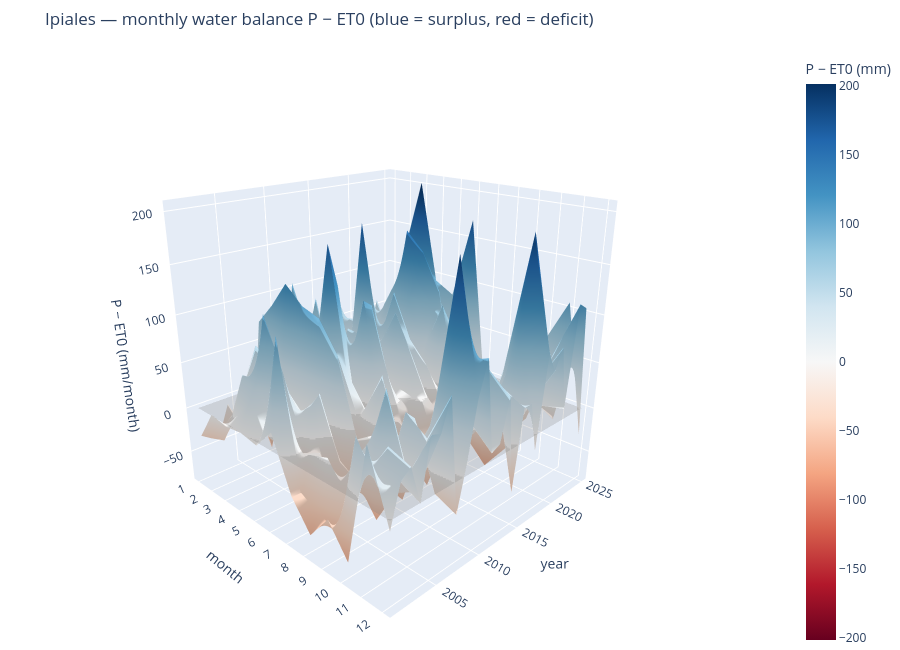

The notebook cell this image was saved under:
### Markdown cell above
## 3 · Water-balance surface: P − ET0 (Ipiales)

Same layout, but the height is **rain minus reference evapotranspiration** (ET0, FAO-56 Penman–Monteith, from `climate_tools`). Above the grey plane (zero) the soil receives more water than the atmosphere demands;
below it there is a deficit. This is the view most relevant to a farmer's planning.

### Code cell
et0 = ct.et0_fao56(df, LAT, ELEV)
bal = (df.PRECTOTCORR - et0).resample("MS").sum()
bal_m = bal.groupby([bal.index.year, bal.index.month]).sum().unstack()
lim = float(np.abs(bal_m.values).max())

fig = go.Figure()
fig.add_trace(go.Surface(x=months, y=years, z=bal_m.values, colorscale="RdBu", cmid=0, cmin=-lim, cmax=lim,
                         colorbar=dict(title="P − ET0 (mm)"),
                         hovertemplate="month %{x}<br>year %{y}<br>%{z:.0f} mm<extra></extra>"))
fig.add_trace(go.Surface(x=months, y=years, z=np.zeros_like(bal_m.values), showscale=False, opacity=.25,
                         colorscale=[[0, "grey"], [1, "grey"]], hoverinfo="skip"))
fig.update_layout(title="Ipiales — monthly water balance P − ET0 (blue = surplus, red = deficit)", height=650,
                  scene=dict(xaxis=dict(title="month", tickvals=list(range(1, 13))), yaxis=dict(title="year"),
                             zaxis=dict(title="P − ET0 (mm/month)"), camera=dict(eye=dict(x=1.6, y=-1.6, z=0.9))),
                  margin=dict(l=0, r=0, t=50, b=0))
save(fig, "3d_02_water_balance_surface_ipiales"); fig.show()

share_def = 100 * (bal_m < 0).mean()
print("Share of years with a deficit, by month (%):"); print(share_def.round(0).astype(int).to_string())
print("\nMost severe monthly deficit:", bal_m.stack().idxmin(), round(bal_m.stack().min(), 0), "mm")

### Figure 1 — Plotly figure (JSON) as saved in the notebook; plotly's stock layout.template omitted (floating-point values rounded to 4 significant figures; data arrays with more than 128 entries replaced by an {"elided": "..."} marker saying what was removed)
{"data": [{"cmax": 201.5, "cmid": 0, "cmin": -201.5, "colorbar": {"title": {"text": "P − ET0 (mm)"}}, "colorscale": [[0, "rgb(103,0,31)"], [0.1, "rgb(178,24,43)"], [0.2, "rgb(214,96,77)"], [0.3, "rgb(244,165,130)"], [0.4, "rgb(253,219,199)"], [0.5, "rgb(247,247,247)"], [0.6, "rgb(209,229,240)"], [0.7, "rgb(146,197,222)"], [0.8, "rgb(67,147,195)"], [0.9, "rgb(33,102,172)"], [1, "rgb(5,48,97)"]], "hovertemplate": "month %{x}<br>year %{y}<br>%{z:.0f} mm<extra></extra>", "type": "surface", "x": [1, 2, 3, 4, 5, 6, 7, 8, 9, 10, 11, 12], "y": [2001, 2002, 2003, 2004, 2005, 2006, 2007, 2008, 2009, 2010, 2011, 2012, 2013, 2014, 2015, 2016, 2017, 2018, 2019, 2020, 2021, 2022, 2023, 2024, 2025], "z": {"elided": "25x12 float values"}}, {"colorscale": [[0, "grey"], [1, "grey"]], "hoverinfo": "skip", "opacity": 0.25, "showscale": false, "type": "surface", "x": [1, 2, 3, 4, 5, 6, 7, 8, 9, 10, 11, 12], "y": [2001, 2002, 2003, 2004, 2005, 2006, 2007, 2008, 2009, 2010, 2011, 2012, 2013, 2014, 2015, 2016, 2017, 2018, 2019, 2020, 2021, 2022, 2023, 2024, 2025], "z": {"elided": "25x12 float values"}}], "layout": {"height": 650, "margin": {"b": 0, "l": 0, "r": 0, "t": 50}, "scene": {"camera": {"eye": {"x": 1.6, "y": -1.6, "z": 0.9}}, "xaxis": {"tickvals": [1, 2, 3, 4, 5, 6, 7, 8, 9, 10, 11, 12], "title": {"text": "month"}}, "yaxis": {"title": {"text": "year"}}, "zaxis": {"title": {"text": "P − ET0 (mm/month)"}}}, "title": {"text": "Ipiales — monthly water balance P − ET0 (blue = surplus, red = deficit)"}}}
